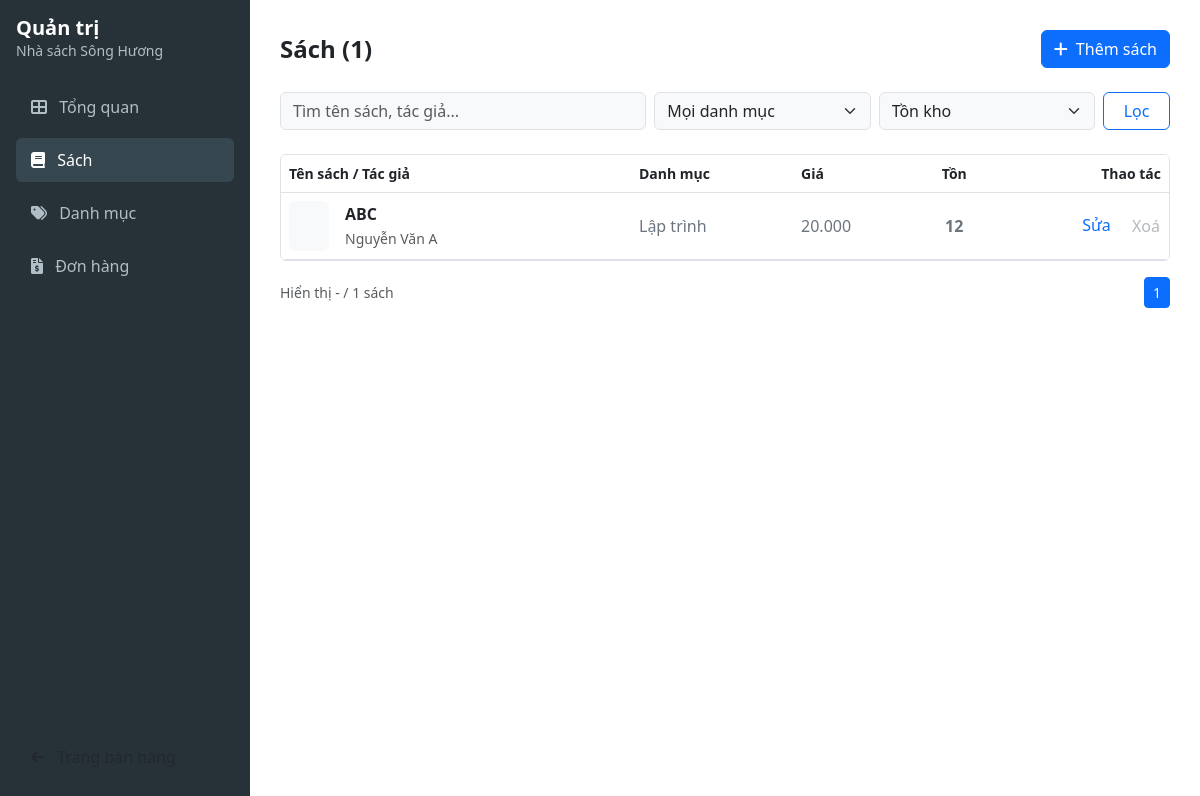
The app's page /admin/books with its own data.
### bai_tap/nha_sach_song_huong/models.py (models this page shows)
class Book(db.Model):
    id = db.Column(db.Integer, primary_key=True)
    title = db.Column(db.String(200), unique=True, nullable=False)
    author = db.Column(db.String(200), nullable=False)
    category_id = db.Column(db.Integer, db.ForeignKey('category.id'), nullable=False)
    price = db.Column(db.Integer, nullable=False)
    stock = db.Column(db.Integer, nullable=False, default=0)
    year = db.Column(db.Integer)
    description = db.Column(db.Text)
    image = db.Column(db.String(200))
    order_items = db.relationship('OrderItem', backref='book', lazy=True)

class Category(db.Model):
    id = db.Column(db.Integer, primary_key=True)
    name = db.Column(db.String(100), unique=True, nullable=False)
    books = db.relationship('Book', backref='category', lazy=True)

### bai_tap/nha_sach_song_huong/app.py (the view)
@app.route('/admin/books')
def admin_books():
    page = request.args.get('page', 1, type=int)
    search = request.args.get('search', '')
    category_id = request.args.get('category', type=int)
    stock_status = request.args.get('stock', '')
    query = Book.query
    if search:
        query = query.filter(db.or_(
            Book.title.ilike(f'%{search}%'),
            Book.author.ilike(f'%{search}%')
        ))
    if category_id:
        query = query.filter_by(category_id=category_id)
    if stock_status == 'in_stock':
        query = query.filter(Book.stock > 5)
    elif stock_status == 'low_stock':
        query = query.filter(Book.stock > 0, Book.stock <= 5)
    elif stock_status == 'out_of_stock':
        query = query.filter(Book.stock == 0)
    pagination = query.order_by(Book.id.desc()).paginate(page=page, per_page=5, error_out=False)
    categories = Category.query.all()
    books_in_orders = [item.book_id for item in OrderItem.query.with_entities(OrderItem.book_id).distinct()]
    return render_template('admin/books.html', pagination=pagination, categories=categories,
                           books_in_orders=books_in_orders)

### bai_tap/nha_sach_song_huong/app.py (called while the page is built)
@app.context_processor
def inject_cart_count():
    cart = session.get('cart', {})
    cart_count = sum(cart.values())
    return dict(cart_count=cart_count)

@app.context_processor
def inject_admin_badges():
    pending_count = Order.query.filter_by(status='Chờ xác nhận').count()
    return dict(pending_count=pending_count)

### bai_tap/nha_sach_song_huong/templates/admin/books.html (shortened to what this page needs)
{% extends 'admin/admin_layout.html' %}
{% block admin_content %}
<div class="d-flex justify-content-between align-items-center mb-4">
    <h4 class="fw-bold mb-0">Sách ({{ pagination.total }})</h4>
    <a href="{{ url_for('admin_book_form') }}" class="btn btn-primary"><i class="fas fa-plus me-1"></i> Thêm sách</a>
</div>
<form method="GET" action="{{ url_for('admin_books') }}" class="row gx-2 gy-2 mb-4">
    <div class="col-md-5">
        <input type="text" name="search" class="form-control bg-light" placeholder="Tìm tên sách, tác giả..." value="{{ request.args.get('search', '') }}">
    </div>
    <div class="col-md-3">
        <select name="category" class="form-select bg-light">
            <option value="">Mọi danh mục</option>
        </select>
    </div>
    <div class="col-md-3">
        <select name="stock" class="form-select bg-light">
            <option value="">Tồn kho</option>
        </select>
    </div>
    <div class="col-md-1">
        <button type="submit" class="btn btn-outline-primary w-100">Lọc</button>
    </div>
</form>
<div class="table-responsive bg-white rounded border">
    <table class="table table-hover align-middle mb-0">
        <thead class="bg-light text-muted small">
            <tr>
                <th scope="col" style="width: 350px;">Tên sách / Tác giả</th>
                <th scope="col">Danh mục</th>
                <th scope="col">Giá</th>
                <th scope="col" class="text-center">Tồn</th>
                <th scope="col" class="text-end">Thao tác</th>
            </tr>
        </thead>
        <tbody>
            {% for book in pagination.items %}
            <tr>
                <td>
                    <div class="d-flex align-items-center">
                        <div class="bg-light rounded me-3 d-flex align-items-center justify-content-center" style="width: 40px; height: 50px;">
                        </div>
                        <div>
                            <div class="fw-bold text-dark">{{ book.title }}</div>
                            <small class="text-muted">{{ book.author }}</small>
                        </div>
                    </div>
                </td>
                <td class="text-secondary">{{ book.category.name }}</td>
                <td class="text-secondary">{{ "{:,.0f}".format(book.price).replace(',', '.') }}</td>
                <td class="text-center fw-bold {% if book.stock == 0 %}text-danger{% else %}text-secondary{% endif %}">
                    {{ book.stock }}
                </td>
                <td class="text-end">
                    <a href="{{ url_for('admin_book_form', id=book.id) }}" class="text-primary text-decoration-none me-3">Sửa</a>
                    {% set in_order = book.id in books_in_orders %}
                    <form action="{{ url_for('admin_delete_book', id=book.id) }}" method="POST" class="d-inline" onsubmit="return confirm('Bạn có chắc xoá sách này?');">
                        <button type="submit" class="btn btn-link p-0 text-decoration-none {% if in_order %}text-secondary opacity-50{% else %}text-danger{% endif %}" {% if in_order %}disabled title="Đã có trong đơn hàng"{% endif %}>
                            Xoá
                        </button>
                    </form>
                </td>
            </tr>
            {% endfor %}
        </tbody>
    </table>
</div>
<div class="d-flex justify-content-between align-items-center mt-3">
    <small class="text-muted">Hiển thị {{ pagination.first_item }} - {{ pagination.last_item }} / {{ pagination.total }} sách</small>
    <ul class="pagination pagination-sm mb-0">
        {% for page_num in pagination.iter_pages(left_edge=1, right_edge=1, left_current=1, right_current=2) %}
            {% if page_num %}
                {% set request_args = request.args.to_dict() %}
                {% set _ = request_args.update({'page': page_num}) %}
                <li class="page-item {% if page_num == pagination.page %}active{% endif %}">
                    <a class="page-link" href="{{ url_for('admin_books', **request_args) }}">{{ page_num }}</a>
                </li>
            {% else %}
                <li class="page-item disabled"><span class="page-link">...</span></li>
            {% endif %}
        {% endfor %}
    </ul>
</div>
{% endblock %}

### bai_tap/nha_sach_song_huong/templates/admin/admin_layout.html (style rules this page uses)
body { background-color: #ffffff; }

### records on screen
Book: title "ABC", author "Nguyễn Văn A", category.name "Lập trình", price "20.000", stock "12"

### other values on screen
{{ pagination.total }} "1"
{{ page_num }} "1"
